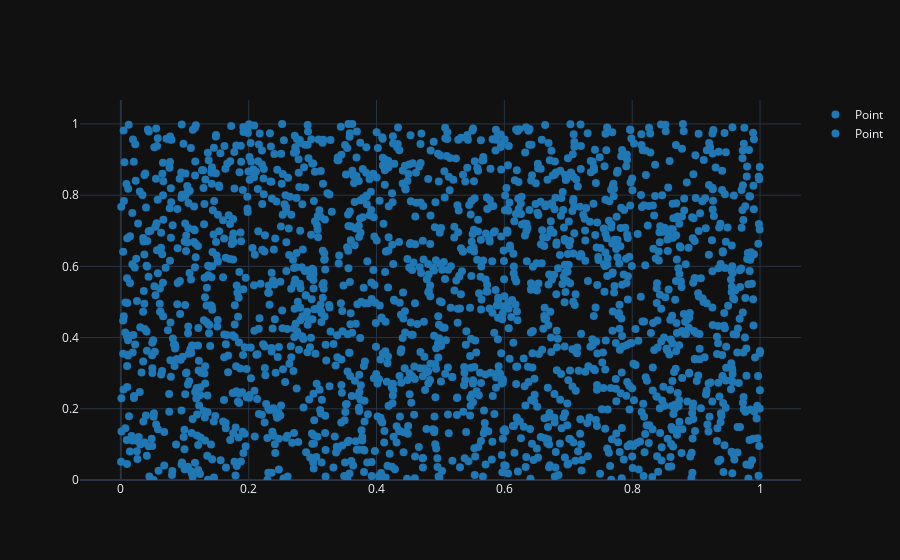

Here is the notebook cell this chart was saved with:
### Code cell
x = np.random.random(1000)
y = np.random.random(1000)
df = pd.DataFrame({'x': x, 'y': y})

ggplot(df) + geom_point(aes(x='y', y='x')) + geom_point(aes(x='x', y='y')) + theme_dark()

### Figure 1 — Plotly figure (JSON) as saved in the notebook; plotly's stock layout.template omitted (floating-point values rounded to 4 significant figures; data arrays with more than 128 entries replaced by an {"elided": "..."} marker saying what was removed)
{"data": [{"marker": {"color": "#1f77b4", "size": 8}, "mode": "markers", "name": "Point", "opacity": 1, "showlegend": true, "type": "scatter", "x": {"elided": "1000 float values"}, "xaxis": "x", "y": {"elided": "1000 float values"}, "yaxis": "y"}, {"marker": {"color": "#1f77b4", "size": 8}, "mode": "markers", "name": "Point", "opacity": 1, "showlegend": true, "type": "scatter", "x": {"elided": "1000 float values"}, "xaxis": "x", "y": {"elided": "1000 float values"}, "yaxis": "y"}], "layout": {"xaxis": {"anchor": "y", "domain": [0, 1]}, "yaxis": {"anchor": "x", "domain": [0, 1], "rangemode": "tozero"}}}
